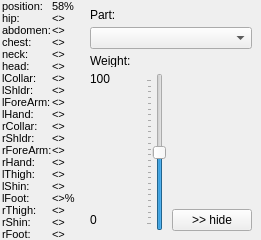
<?xml version="1.0" encoding="UTF-8"?>
<ui version="4.0">
 <class>LimbsWeightForm</class>
 <widget class="QWidget" name="LimbsWeightForm">
  <property name="geometry">
   <rect>
    <x>0</x>
    <y>0</y>
    <width>261</width>
    <height>240</height>
   </rect>
  </property>
  <property name="sizePolicy">
   <sizepolicy hsizetype="Fixed" vsizetype="Fixed">
    <horstretch>0</horstretch>
    <verstretch>0</verstretch>
   </sizepolicy>
  </property>
  <property name="windowTitle">
   <string>Form</string>
  </property>
  <layout class="QHBoxLayout" name="horizontalLayout">
   <property name="margin">
    <number>0</number>
   </property>
   <item>
    <widget class="QWidget" name="widget" native="true">
     <property name="sizePolicy">
      <sizepolicy hsizetype="Fixed" vsizetype="Fixed">
       <horstretch>0</horstretch>
       <verstretch>0</verstretch>
      </sizepolicy>
     </property>
     <layout class="QGridLayout" name="gridLayout">
      <property name="leftMargin">
       <number>2</number>
      </property>
      <property name="topMargin">
       <number>0</number>
      </property>
      <property name="rightMargin">
       <number>0</number>
      </property>
      <property name="bottomMargin">
       <number>0</number>
      </property>
      <property name="spacing">
       <number>0</number>
      </property>
      <item row="9" column="0">
       <widget class="QLabel" name="lHandLabel">
        <property name="maximumSize">
         <size>
          <width>16777215</width>
          <height>12</height>
         </size>
        </property>
        <property name="font">
         <font>
          <pointsize>8</pointsize>
         </font>
        </property>
        <property name="text">
         <string>lHand:</string>
        </property>
       </widget>
      </item>
      <item row="8" column="0">
       <widget class="QLabel" name="lForeArmLabel">
        <property name="maximumSize">
         <size>
          <width>16777215</width>
          <height>12</height>
         </size>
        </property>
        <property name="font">
         <font>
          <pointsize>8</pointsize>
         </font>
        </property>
        <property name="text">
         <string>lForeArm:</string>
        </property>
       </widget>
      </item>
      <item row="13" column="0">
       <widget class="QLabel" name="rShldrLabel">
        <property name="maximumSize">
         <size>
          <width>16777215</width>
          <height>12</height>
         </size>
        </property>
        <property name="font">
         <font>
          <pointsize>8</pointsize>
         </font>
        </property>
        <property name="text">
         <string>rShldr:</string>
        </property>
       </widget>
      </item>
      <item row="13" column="1">
       <widget class="QLabel" name="rShldrWLabel">
        <property name="maximumSize">
         <size>
          <width>16777215</width>
          <height>12</height>
         </size>
        </property>
        <property name="font">
         <font>
          <pointsize>8</pointsize>
         </font>
        </property>
        <property name="text">
         <string>&lt;&gt;</string>
        </property>
       </widget>
      </item>
      <item row="15" column="1">
       <widget class="QLabel" name="rHandWLabel">
        <property name="maximumSize">
         <size>
          <width>16777215</width>
          <height>12</height>
         </size>
        </property>
        <property name="font">
         <font>
          <pointsize>8</pointsize>
         </font>
        </property>
        <property name="text">
         <string>&lt;&gt;</string>
        </property>
       </widget>
      </item>
      <item row="21" column="1">
       <widget class="QLabel" name="rFootWLabel">
        <property name="maximumSize">
         <size>
          <width>16777215</width>
          <height>12</height>
         </size>
        </property>
        <property name="font">
         <font>
          <pointsize>8</pointsize>
         </font>
        </property>
        <property name="text">
         <string>&lt;&gt;</string>
        </property>
       </widget>
      </item>
      <item row="20" column="1">
       <widget class="QLabel" name="rShinWLabel">
        <property name="maximumSize">
         <size>
          <width>16777215</width>
          <height>12</height>
         </size>
        </property>
        <property name="font">
         <font>
          <pointsize>8</pointsize>
         </font>
        </property>
        <property name="text">
         <string>&lt;&gt;</string>
        </property>
       </widget>
      </item>
      <item row="16" column="1">
       <widget class="QLabel" name="lThighWLabel">
        <property name="maximumSize">
         <size>
          <width>16777215</width>
          <height>12</height>
         </size>
        </property>
        <property name="font">
         <font>
          <pointsize>8</pointsize>
         </font>
        </property>
        <property name="text">
         <string>&lt;&gt;</string>
        </property>
       </widget>
      </item>
      <item row="17" column="1">
       <widget class="QLabel" name="lShinWLabel">
        <property name="maximumSize">
         <size>
          <width>16777215</width>
          <height>12</height>
         </size>
        </property>
        <property name="font">
         <font>
          <pointsize>8</pointsize>
         </font>
        </property>
        <property name="text">
         <string>&lt;&gt;</string>
        </property>
       </widget>
      </item>
      <item row="18" column="1">
       <widget class="QLabel" name="lFootWLabel">
        <property name="maximumSize">
         <size>
          <width>16777215</width>
          <height>12</height>
         </size>
        </property>
        <property name="font">
         <font>
          <pointsize>8</pointsize>
         </font>
        </property>
        <property name="text">
         <string>&lt;&gt;%</string>
        </property>
       </widget>
      </item>
      <item row="19" column="1">
       <widget class="QLabel" name="rThighWLabel">
        <property name="maximumSize">
         <size>
          <width>16777215</width>
          <height>12</height>
         </size>
        </property>
        <property name="font">
         <font>
          <pointsize>8</pointsize>
         </font>
        </property>
        <property name="text">
         <string>&lt;&gt;</string>
        </property>
       </widget>
      </item>
      <item row="7" column="1">
       <widget class="QLabel" name="lShldrWLabel">
        <property name="maximumSize">
         <size>
          <width>16777215</width>
          <height>12</height>
         </size>
        </property>
        <property name="font">
         <font>
          <pointsize>8</pointsize>
         </font>
        </property>
        <property name="text">
         <string>&lt;&gt;</string>
        </property>
       </widget>
      </item>
      <item row="14" column="1">
       <widget class="QLabel" name="rForeArmWLabel">
        <property name="maximumSize">
         <size>
          <width>16777215</width>
          <height>12</height>
         </size>
        </property>
        <property name="font">
         <font>
          <pointsize>8</pointsize>
         </font>
        </property>
        <property name="text">
         <string>&lt;&gt;</string>
        </property>
       </widget>
      </item>
      <item row="6" column="1">
       <widget class="QLabel" name="lCollarWLabel">
        <property name="maximumSize">
         <size>
          <width>16777215</width>
          <height>12</height>
         </size>
        </property>
        <property name="font">
         <font>
          <pointsize>8</pointsize>
         </font>
        </property>
        <property name="text">
         <string>&lt;&gt;</string>
        </property>
       </widget>
      </item>
      <item row="5" column="1">
       <widget class="QLabel" name="headWLabel">
        <property name="maximumSize">
         <size>
          <width>16777215</width>
          <height>12</height>
         </size>
        </property>
        <property name="font">
         <font>
          <pointsize>8</pointsize>
         </font>
        </property>
        <property name="text">
         <string>&lt;&gt;</string>
        </property>
       </widget>
      </item>
      <item row="4" column="1">
       <widget class="QLabel" name="neckWLabel">
        <property name="maximumSize">
         <size>
          <width>16777215</width>
          <height>12</height>
         </size>
        </property>
        <property name="font">
         <font>
          <pointsize>8</pointsize>
         </font>
        </property>
        <property name="text">
         <string>&lt;&gt;</string>
        </property>
       </widget>
      </item>
      <item row="3" column="1">
       <widget class="QLabel" name="chestWLabel">
        <property name="maximumSize">
         <size>
          <width>16777215</width>
          <height>12</height>
         </size>
        </property>
        <property name="font">
         <font>
          <pointsize>8</pointsize>
         </font>
        </property>
        <property name="text">
         <string>&lt;&gt;</string>
        </property>
       </widget>
      </item>
      <item row="2" column="1">
       <widget class="QLabel" name="abdomenWLabel">
        <property name="maximumSize">
         <size>
          <width>16777215</width>
          <height>12</height>
         </size>
        </property>
        <property name="font">
         <font>
          <pointsize>8</pointsize>
         </font>
        </property>
        <property name="text">
         <string>&lt;&gt;</string>
        </property>
       </widget>
      </item>
      <item row="1" column="1">
       <widget class="QLabel" name="hipWLabel">
        <property name="maximumSize">
         <size>
          <width>16777215</width>
          <height>12</height>
         </size>
        </property>
        <property name="font">
         <font>
          <pointsize>8</pointsize>
         </font>
        </property>
        <property name="text">
         <string>&lt;&gt;</string>
        </property>
       </widget>
      </item>
      <item row="0" column="1">
       <widget class="QLabel" name="positionWLabel">
        <property name="maximumSize">
         <size>
          <width>16777215</width>
          <height>12</height>
         </size>
        </property>
        <property name="font">
         <font>
          <pointsize>8</pointsize>
         </font>
        </property>
        <property name="text">
         <string>58%</string>
        </property>
       </widget>
      </item>
      <item row="19" column="0">
       <widget class="QLabel" name="rThighLabel">
        <property name="maximumSize">
         <size>
          <width>16777215</width>
          <height>12</height>
         </size>
        </property>
        <property name="font">
         <font>
          <pointsize>8</pointsize>
         </font>
        </property>
        <property name="text">
         <string>rThigh:</string>
        </property>
       </widget>
      </item>
      <item row="1" column="0">
       <widget class="QLabel" name="hipLabel">
        <property name="maximumSize">
         <size>
          <width>16777215</width>
          <height>12</height>
         </size>
        </property>
        <property name="font">
         <font>
          <pointsize>8</pointsize>
         </font>
        </property>
        <property name="text">
         <string>hip:</string>
        </property>
       </widget>
      </item>
      <item row="0" column="0">
       <widget class="QLabel" name="positionLabel">
        <property name="maximumSize">
         <size>
          <width>16777215</width>
          <height>12</height>
         </size>
        </property>
        <property name="font">
         <font>
          <pointsize>8</pointsize>
         </font>
        </property>
        <property name="text">
         <string>position:</string>
        </property>
       </widget>
      </item>
      <item row="2" column="0">
       <widget class="QLabel" name="abdomenLabel">
        <property name="maximumSize">
         <size>
          <width>16777215</width>
          <height>12</height>
         </size>
        </property>
        <property name="font">
         <font>
          <pointsize>8</pointsize>
         </font>
        </property>
        <property name="text">
         <string>abdomen:</string>
        </property>
       </widget>
      </item>
      <item row="3" column="0">
       <widget class="QLabel" name="chestLabel">
        <property name="maximumSize">
         <size>
          <width>16777215</width>
          <height>12</height>
         </size>
        </property>
        <property name="font">
         <font>
          <pointsize>8</pointsize>
         </font>
        </property>
        <property name="text">
         <string>chest:</string>
        </property>
       </widget>
      </item>
      <item row="4" column="0">
       <widget class="QLabel" name="neckLabel">
        <property name="maximumSize">
         <size>
          <width>16777215</width>
          <height>12</height>
         </size>
        </property>
        <property name="font">
         <font>
          <pointsize>8</pointsize>
         </font>
        </property>
        <property name="text">
         <string>neck:</string>
        </property>
       </widget>
      </item>
      <item row="5" column="0">
       <widget class="QLabel" name="headLabel">
        <property name="maximumSize">
         <size>
          <width>16777215</width>
          <height>12</height>
         </size>
        </property>
        <property name="font">
         <font>
          <pointsize>8</pointsize>
         </font>
        </property>
        <property name="text">
         <string>head:</string>
        </property>
       </widget>
      </item>
      <item row="6" column="0">
       <widget class="QLabel" name="lCollarLabel">
        <property name="maximumSize">
         <size>
          <width>16777215</width>
          <height>12</height>
         </size>
        </property>
        <property name="font">
         <font>
          <pointsize>8</pointsize>
         </font>
        </property>
        <property name="text">
         <string>lCollar:</string>
        </property>
       </widget>
      </item>
      <item row="14" column="0">
       <widget class="QLabel" name="rForeArmLabel">
        <property name="maximumSize">
         <size>
          <width>16777215</width>
          <height>12</height>
         </size>
        </property>
        <property name="font">
         <font>
          <pointsize>8</pointsize>
         </font>
        </property>
        <property name="text">
         <string>rForeArm:</string>
        </property>
       </widget>
      </item>
      <item row="15" column="0">
       <widget class="QLabel" name="rHandLabel">
        <property name="maximumSize">
         <size>
          <width>16777215</width>
          <height>12</height>
         </size>
        </property>
        <property name="font">
         <font>
          <pointsize>8</pointsize>
         </font>
        </property>
        <property name="text">
         <string>rHand:</string>
        </property>
       </widget>
      </item>
      <item row="16" column="0">
       <widget class="QLabel" name="lThighLabel">
        <property name="maximumSize">
         <size>
          <width>16777215</width>
          <height>12</height>
         </size>
        </property>
        <property name="font">
         <font>
          <pointsize>8</pointsize>
         </font>
        </property>
        <property name="text">
         <string>lThigh:</string>
        </property>
       </widget>
      </item>
      <item row="17" column="0">
       <widget class="QLabel" name="lShinLabel">
        <property name="maximumSize">
         <size>
          <width>16777215</width>
          <height>12</height>
         </size>
        </property>
        <property name="font">
         <font>
          <pointsize>8</pointsize>
         </font>
        </property>
        <property name="text">
         <string>lShin:</string>
        </property>
       </widget>
      </item>
      <item row="18" column="0">
       <widget class="QLabel" name="lFootLabel">
        <property name="maximumSize">
         <size>
          <width>16777215</width>
          <height>12</height>
         </size>
        </property>
        <property name="font">
         <font>
          <pointsize>8</pointsize>
         </font>
        </property>
        <property name="text">
         <string>lFoot:</string>
        </property>
       </widget>
      </item>
      <item row="21" column="0">
       <widget class="QLabel" name="rFootLabel">
        <property name="maximumSize">
         <size>
          <width>16777215</width>
          <height>12</height>
         </size>
        </property>
        <property name="font">
         <font>
          <pointsize>8</pointsize>
         </font>
        </property>
        <property name="text">
         <string>rFoot:</string>
        </property>
       </widget>
      </item>
      <item row="20" column="0">
       <widget class="QLabel" name="rShinLabel">
        <property name="maximumSize">
         <size>
          <width>16777215</width>
          <height>12</height>
         </size>
        </property>
        <property name="font">
         <font>
          <pointsize>8</pointsize>
         </font>
        </property>
        <property name="text">
         <string>rShin:</string>
        </property>
       </widget>
      </item>
      <item row="7" column="0">
       <widget class="QLabel" name="lShldrLabel">
        <property name="maximumSize">
         <size>
          <width>16777215</width>
          <height>12</height>
         </size>
        </property>
        <property name="font">
         <font>
          <pointsize>8</pointsize>
         </font>
        </property>
        <property name="text">
         <string>lShldr:</string>
        </property>
       </widget>
      </item>
      <item row="8" column="1">
       <widget class="QLabel" name="lForeArmWLabel">
        <property name="maximumSize">
         <size>
          <width>16777215</width>
          <height>12</height>
         </size>
        </property>
        <property name="font">
         <font>
          <pointsize>8</pointsize>
         </font>
        </property>
        <property name="text">
         <string>&lt;&gt;</string>
        </property>
       </widget>
      </item>
      <item row="9" column="1">
       <widget class="QLabel" name="lHandWLabel">
        <property name="maximumSize">
         <size>
          <width>16777215</width>
          <height>12</height>
         </size>
        </property>
        <property name="font">
         <font>
          <pointsize>8</pointsize>
         </font>
        </property>
        <property name="text">
         <string>&lt;&gt;</string>
        </property>
       </widget>
      </item>
      <item row="11" column="0">
       <widget class="QLabel" name="rCollarLabel">
        <property name="maximumSize">
         <size>
          <width>16777215</width>
          <height>12</height>
         </size>
        </property>
        <property name="font">
         <font>
          <pointsize>8</pointsize>
         </font>
        </property>
        <property name="text">
         <string>rCollar:</string>
        </property>
       </widget>
      </item>
      <item row="11" column="1">
       <widget class="QLabel" name="rCollarWLabel">
        <property name="maximumSize">
         <size>
          <width>16777215</width>
          <height>12</height>
         </size>
        </property>
        <property name="font">
         <font>
          <pointsize>8</pointsize>
         </font>
        </property>
        <property name="text">
         <string>&lt;&gt;</string>
        </property>
       </widget>
      </item>
     </layout>
    </widget>
   </item>
   <item>
    <widget class="QWidget" name="widget_2" native="true">
     <property name="sizePolicy">
      <sizepolicy hsizetype="Expanding" vsizetype="Ignored">
       <horstretch>0</horstretch>
       <verstretch>0</verstretch>
      </sizepolicy>
     </property>
     <property name="minimumSize">
      <size>
       <width>150</width>
       <height>0</height>
      </size>
     </property>
     <layout class="QGridLayout" name="gridLayout_2">
      <item row="0" column="0" colspan="4">
       <widget class="QLabel" name="label">
        <property name="maximumSize">
         <size>
          <width>16777215</width>
          <height>12</height>
         </size>
        </property>
        <property name="text">
         <string>Part:</string>
        </property>
       </widget>
      </item>
      <item row="2" column="0">
       <widget class="QLabel" name="label_2">
        <property name="maximumSize">
         <size>
          <width>16777215</width>
          <height>12</height>
         </size>
        </property>
        <property name="text">
         <string>Weight:</string>
        </property>
       </widget>
      </item>
      <item row="1" column="0" colspan="4">
       <widget class="QComboBox" name="limbComboBox">
        <property name="sizePolicy">
         <sizepolicy hsizetype="Expanding" vsizetype="Fixed">
          <horstretch>0</horstretch>
          <verstretch>0</verstretch>
         </sizepolicy>
        </property>
       </widget>
      </item>
      <item row="3" column="2" rowspan="4">
       <widget class="QSlider" name="weightSlider">
        <property name="maximum">
         <number>100</number>
        </property>
        <property name="value">
         <number>50</number>
        </property>
        <property name="orientation">
         <enum>Qt::Vertical</enum>
        </property>
        <property name="invertedAppearance">
         <bool>false</bool>
        </property>
        <property name="tickPosition">
         <enum>QSlider::TicksAbove</enum>
        </property>
        <property name="tickInterval">
         <number>4</number>
        </property>
       </widget>
      </item>
      <item row="6" column="3">
       <widget class="QPushButton" name="hideButton">
        <property name="sizePolicy">
         <sizepolicy hsizetype="Fixed" vsizetype="Fixed">
          <horstretch>0</horstretch>
          <verstretch>0</verstretch>
         </sizepolicy>
        </property>
        <property name="minimumSize">
         <size>
          <width>60</width>
          <height>0</height>
         </size>
        </property>
        <property name="text">
         <string>&gt;&gt; hide</string>
        </property>
       </widget>
      </item>
      <item row="3" column="0">
       <widget class="QLabel" name="label_3">
        <property name="maximumSize">
         <size>
          <width>16777215</width>
          <height>12</height>
         </size>
        </property>
        <property name="text">
         <string>100</string>
        </property>
       </widget>
      </item>
      <item row="6" column="0">
       <widget class="QLabel" name="label_4">
        <property name="maximumSize">
         <size>
          <width>16777215</width>
          <height>12</height>
         </size>
        </property>
        <property name="text">
         <string>0</string>
        </property>
       </widget>
      </item>
     </layout>
    </widget>
   </item>
  </layout>
 </widget>
 <resources/>
 <connections/>
</ui>
